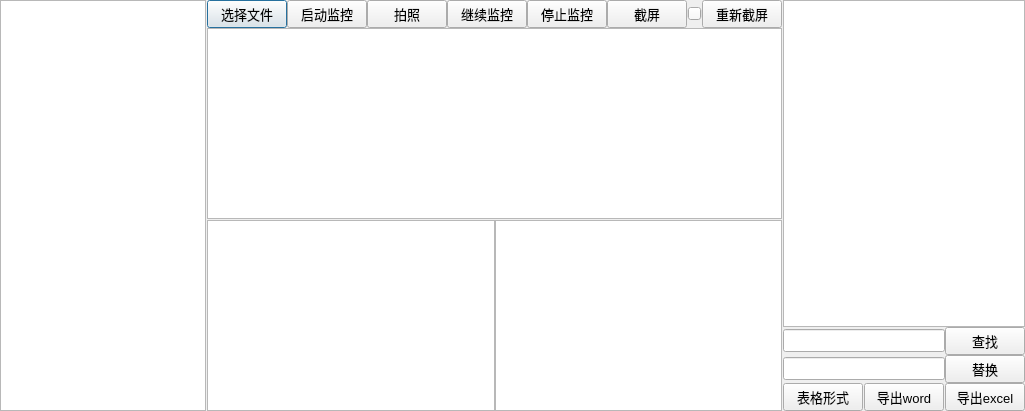
<?xml version="1.0" encoding="UTF-8"?>
<ui version="4.0">
 <class>OCRResult</class>
 <widget class="QDialog" name="OCRResult">
  <property name="geometry">
   <rect>
    <x>0</x>
    <y>0</y>
    <width>1025</width>
    <height>411</height>
   </rect>
  </property>
  <property name="sizePolicy">
   <sizepolicy hsizetype="Expanding" vsizetype="Expanding">
    <horstretch>0</horstretch>
    <verstretch>0</verstretch>
   </sizepolicy>
  </property>
  <property name="font">
   <font>
    <pointsize>10</pointsize>
    <stylestrategy>PreferAntialias</stylestrategy>
   </font>
  </property>
  <property name="mouseTracking">
   <bool>true</bool>
  </property>
  <property name="acceptDrops">
   <bool>true</bool>
  </property>
  <property name="windowTitle">
   <string>信息框</string>
  </property>
  <layout class="QVBoxLayout" name="verticalLayout_3">
   <property name="spacing">
    <number>0</number>
   </property>
   <property name="leftMargin">
    <number>0</number>
   </property>
   <property name="topMargin">
    <number>0</number>
   </property>
   <property name="rightMargin">
    <number>0</number>
   </property>
   <property name="bottomMargin">
    <number>0</number>
   </property>
   <item>
    <widget class="QSplitter" name="splitter_2">
     <property name="orientation">
      <enum>Qt::Horizontal</enum>
     </property>
     <property name="handleWidth">
      <number>1</number>
     </property>
     <widget class="QListWidget" name="file_list_widget"/>
     <widget class="QWidget" name="layoutWidget">
      <layout class="QVBoxLayout" name="verticalLayout" stretch="0,0">
       <property name="spacing">
        <number>0</number>
       </property>
       <item>
        <layout class="QHBoxLayout" name="horizontalLayout">
         <property name="spacing">
          <number>0</number>
         </property>
         <item>
          <widget class="QPushButton" name="select_file_btn">
           <property name="sizePolicy">
            <sizepolicy hsizetype="Expanding" vsizetype="Expanding">
             <horstretch>0</horstretch>
             <verstretch>0</verstretch>
            </sizepolicy>
           </property>
           <property name="text">
            <string>选择文件</string>
           </property>
          </widget>
         </item>
         <item>
          <widget class="QPushButton" name="start_btn_video">
           <property name="sizePolicy">
            <sizepolicy hsizetype="Expanding" vsizetype="Expanding">
             <horstretch>0</horstretch>
             <verstretch>0</verstretch>
            </sizepolicy>
           </property>
           <property name="text">
            <string>启动监控</string>
           </property>
          </widget>
         </item>
         <item>
          <widget class="QPushButton" name="start_btn_video_screenshot">
           <property name="sizePolicy">
            <sizepolicy hsizetype="Expanding" vsizetype="Expanding">
             <horstretch>0</horstretch>
             <verstretch>0</verstretch>
            </sizepolicy>
           </property>
           <property name="text">
            <string>拍照</string>
           </property>
          </widget>
         </item>
         <item>
          <widget class="QPushButton" name="start_btn_video_monitor">
           <property name="sizePolicy">
            <sizepolicy hsizetype="Expanding" vsizetype="Expanding">
             <horstretch>0</horstretch>
             <verstretch>0</verstretch>
            </sizepolicy>
           </property>
           <property name="text">
            <string>继续监控</string>
           </property>
          </widget>
         </item>
         <item>
          <widget class="QPushButton" name="start_btn_video_stop">
           <property name="sizePolicy">
            <sizepolicy hsizetype="Expanding" vsizetype="Expanding">
             <horstretch>0</horstretch>
             <verstretch>0</verstretch>
            </sizepolicy>
           </property>
           <property name="text">
            <string>停止监控</string>
           </property>
          </widget>
         </item>
         <item>
          <widget class="QPushButton" name="start_scan_btn">
           <property name="sizePolicy">
            <sizepolicy hsizetype="Expanding" vsizetype="Expanding">
             <horstretch>0</horstretch>
             <verstretch>0</verstretch>
            </sizepolicy>
           </property>
           <property name="focusPolicy">
            <enum>Qt::NoFocus</enum>
           </property>
           <property name="text">
            <string>截屏</string>
           </property>
          </widget>
         </item>
         <item>
          <widget class="QSlider" name="slider">
           <property name="orientation">
            <enum>Qt::Horizontal</enum>
           </property>
          </widget>
         </item>
         <item>
          <widget class="QPushButton" name="re_screen_shot">
           <property name="sizePolicy">
            <sizepolicy hsizetype="Minimum" vsizetype="Expanding">
             <horstretch>0</horstretch>
             <verstretch>0</verstretch>
            </sizepolicy>
           </property>
           <property name="layoutDirection">
            <enum>Qt::LeftToRight</enum>
           </property>
           <property name="text">
            <string>重新截屏</string>
           </property>
          </widget>
         </item>
        </layout>
       </item>
       <item>
        <widget class="QSplitter" name="splitter">
         <property name="sizePolicy">
          <sizepolicy hsizetype="Expanding" vsizetype="Expanding">
           <horstretch>0</horstretch>
           <verstretch>0</verstretch>
          </sizepolicy>
         </property>
         <property name="frameShadow">
          <enum>QFrame::Plain</enum>
         </property>
         <property name="orientation">
          <enum>Qt::Vertical</enum>
         </property>
         <property name="handleWidth">
          <number>1</number>
         </property>
         <widget class="ImageViewer" name="graphicsView">
          <property name="sizePolicy">
           <sizepolicy hsizetype="Expanding" vsizetype="Expanding">
            <horstretch>0</horstretch>
            <verstretch>0</verstretch>
           </sizepolicy>
          </property>
          <property name="acceptDrops">
           <bool>true</bool>
          </property>
         </widget>
         <widget class="QWidget" name="layoutWidget">
          <layout class="QHBoxLayout" name="horizontalLayout_4">
           <property name="spacing">
            <number>0</number>
           </property>
           <item>
            <widget class="QTextEdit" name="ocrTextEdit">
             <property name="font">
              <font>
               <pointsize>18</pointsize>
               <italic>false</italic>
               <bold>false</bold>
               <stylestrategy>PreferAntialias</stylestrategy>
              </font>
             </property>
             <property name="styleSheet">
              <string notr="true">font: 18pt; line-height: 6em;</string>
             </property>
             <property name="frameShadow">
              <enum>QFrame::Plain</enum>
             </property>
            </widget>
           </item>
           <item>
            <widget class="QTextEdit" name="htmlEdit">
             <property name="sizePolicy">
              <sizepolicy hsizetype="Expanding" vsizetype="Expanding">
               <horstretch>0</horstretch>
               <verstretch>0</verstretch>
              </sizepolicy>
             </property>
             <property name="autoFillBackground">
              <bool>true</bool>
             </property>
             <property name="frameShadow">
              <enum>QFrame::Plain</enum>
             </property>
             <property name="lineWidth">
              <number>3</number>
             </property>
            </widget>
           </item>
          </layout>
         </widget>
        </widget>
       </item>
      </layout>
     </widget>
     <widget class="QWidget" name="layoutWidget">
      <layout class="QVBoxLayout" name="verticalLayout_2" stretch="9,0,0,0">
       <property name="spacing">
        <number>0</number>
       </property>
       <item>
        <widget class="QTextEdit" name="gridEdit">
         <property name="sizePolicy">
          <sizepolicy hsizetype="Expanding" vsizetype="Expanding">
           <horstretch>0</horstretch>
           <verstretch>0</verstretch>
          </sizepolicy>
         </property>
         <property name="font">
          <font>
           <family>Cascadia Mono Light</family>
           <pointsize>18</pointsize>
           <italic>false</italic>
           <bold>false</bold>
           <stylestrategy>PreferAntialias</stylestrategy>
          </font>
         </property>
         <property name="layoutDirection">
          <enum>Qt::LeftToRight</enum>
         </property>
         <property name="styleSheet">
          <string notr="true">font: 18pt; line-height: 6em;</string>
         </property>
         <property name="horizontalScrollBarPolicy">
          <enum>Qt::ScrollBarAsNeeded</enum>
         </property>
         <property name="sizeAdjustPolicy">
          <enum>QAbstractScrollArea::AdjustIgnored</enum>
         </property>
         <property name="autoFormatting">
          <set>QTextEdit::AutoAll</set>
         </property>
         <property name="lineWrapMode">
          <enum>QTextEdit::WidgetWidth</enum>
         </property>
         <property name="overwriteMode">
          <bool>true</bool>
         </property>
         <property name="textInteractionFlags">
          <set>Qt::LinksAccessibleByMouse|Qt::TextEditable|Qt::TextEditorInteraction|Qt::TextSelectableByKeyboard|Qt::TextSelectableByMouse</set>
         </property>
        </widget>
       </item>
       <item>
        <layout class="QHBoxLayout" name="horizontalLayout_3" stretch="8,2">
         <property name="spacing">
          <number>0</number>
         </property>
         <item>
          <widget class="QLineEdit" name="find_input"/>
         </item>
         <item>
          <widget class="QPushButton" name="find_button">
           <property name="sizePolicy">
            <sizepolicy hsizetype="Expanding" vsizetype="Expanding">
             <horstretch>0</horstretch>
             <verstretch>0</verstretch>
            </sizepolicy>
           </property>
           <property name="text">
            <string>查找</string>
           </property>
          </widget>
         </item>
        </layout>
       </item>
       <item>
        <layout class="QHBoxLayout" name="horizontalLayout_5" stretch="8,2">
         <property name="spacing">
          <number>0</number>
         </property>
         <item>
          <widget class="QLineEdit" name="replace_input"/>
         </item>
         <item>
          <widget class="QPushButton" name="replace_button">
           <property name="sizePolicy">
            <sizepolicy hsizetype="Expanding" vsizetype="Expanding">
             <horstretch>0</horstretch>
             <verstretch>0</verstretch>
            </sizepolicy>
           </property>
           <property name="text">
            <string>替换</string>
           </property>
          </widget>
         </item>
        </layout>
       </item>
       <item>
        <layout class="QHBoxLayout" name="horizontalLayout_2">
         <property name="spacing">
          <number>1</number>
         </property>
         <item>
          <widget class="QPushButton" name="format_table">
           <property name="sizePolicy">
            <sizepolicy hsizetype="Expanding" vsizetype="Expanding">
             <horstretch>0</horstretch>
             <verstretch>0</verstretch>
            </sizepolicy>
           </property>
           <property name="toolTip">
            <string>&lt;html&gt;&lt;head/&gt;&lt;body&gt;&lt;p align=&quot;justify&quot;&gt;&lt;br/&gt;&lt;/p&gt;&lt;/body&gt;&lt;/html&gt;</string>
           </property>
           <property name="layoutDirection">
            <enum>Qt::LeftToRight</enum>
           </property>
           <property name="text">
            <string>表格形式</string>
           </property>
          </widget>
         </item>
         <item>
          <widget class="QPushButton" name="export_data_word">
           <property name="sizePolicy">
            <sizepolicy hsizetype="Expanding" vsizetype="Expanding">
             <horstretch>0</horstretch>
             <verstretch>0</verstretch>
            </sizepolicy>
           </property>
           <property name="text">
            <string>导出word</string>
           </property>
          </widget>
         </item>
         <item>
          <widget class="QPushButton" name="export_data_excel">
           <property name="sizePolicy">
            <sizepolicy hsizetype="Expanding" vsizetype="Expanding">
             <horstretch>0</horstretch>
             <verstretch>0</verstretch>
            </sizepolicy>
           </property>
           <property name="text">
            <string>导出excel</string>
           </property>
          </widget>
         </item>
        </layout>
       </item>
      </layout>
     </widget>
    </widget>
   </item>
  </layout>
 </widget>
 <customwidgets>
  <customwidget>
   <class>ImageViewer</class>
   <extends>QGraphicsView</extends>
   <header location="global">ui.component.ImageViewer.h</header>
  </customwidget>
 </customwidgets>
 <resources/>
 <connections/>
</ui>
